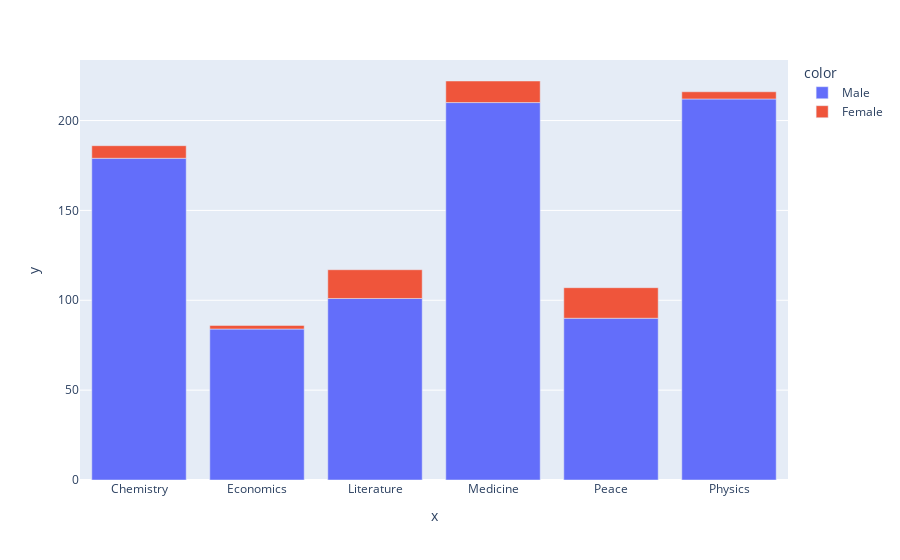

Notebook code cell kept with this figure:
### Code cell
px.bar(x = comparison.category, y = comparison["count"], color = comparison.sex,)

### Figure 1 — Plotly figure (JSON) as saved in the notebook; plotly's stock layout.template omitted (floating-point values rounded to 4 significant figures)
{"data": [{"alignmentgroup": "True", "hovertemplate": "color=Male<br>x=%{x}<br>y=%{y}<extra></extra>", "legendgroup": "Male", "marker": {"color": "#636efa", "pattern": {"shape": ""}}, "name": "Male", "offsetgroup": "Male", "orientation": "v", "showlegend": true, "textposition": "auto", "type": "bar", "x": ["Chemistry", "Economics", "Literature", "Medicine", "Peace", "Physics"], "xaxis": "x", "y": [179, 84, 101, 210, 90, 212], "yaxis": "y"}, {"alignmentgroup": "True", "hovertemplate": "color=Female<br>x=%{x}<br>y=%{y}<extra></extra>", "legendgroup": "Female", "marker": {"color": "#EF553B", "pattern": {"shape": ""}}, "name": "Female", "offsetgroup": "Female", "orientation": "v", "showlegend": true, "textposition": "auto", "type": "bar", "x": ["Chemistry", "Economics", "Literature", "Medicine", "Peace", "Physics"], "xaxis": "x", "y": [7, 2, 16, 12, 17, 4], "yaxis": "y"}], "layout": {"barmode": "relative", "legend": {"title": {"text": "color"}, "tracegroupgap": 0}, "margin": {"t": 60}, "xaxis": {"anchor": "y", "domain": [0, 1], "title": {"text": "x"}}, "yaxis": {"anchor": "x", "domain": [0, 1], "title": {"text": "y"}}}}
